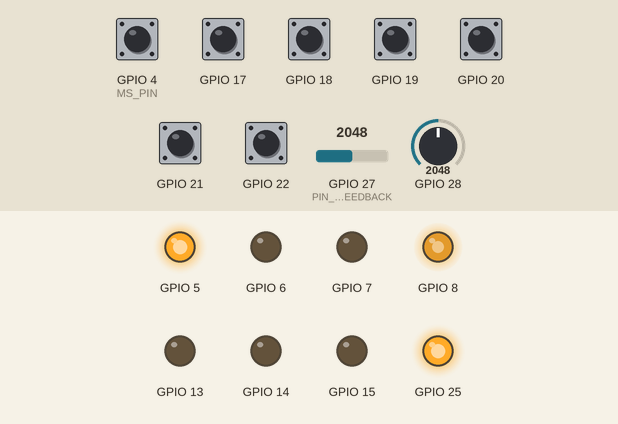
Recording of a sketch running on a simulated ESP32. Parts: output pins drawn as LEDs (lit = HIGH). The inputs (shaded band) are chosen by the test bench; at power-on: GPIO 4 (MS_PIN), GPIO 17–22 HIGH, GPIO 27 (PIN_MOTOR_FEEDBACK) = 2048, GPIO 28 = 2048. Random numbers use the default seed unless the sketch sets one.

Above: at 1.2 s.
1.3 s: GPIO 27 (PIN_MOTOR_FEEDBACK) set to 2108
4.3 s: GPIO 27 (PIN_MOTOR_FEEDBACK) set to 2866
7.3 s: GPIO 18 pulled LOW for 1 s
At 10.0 s:
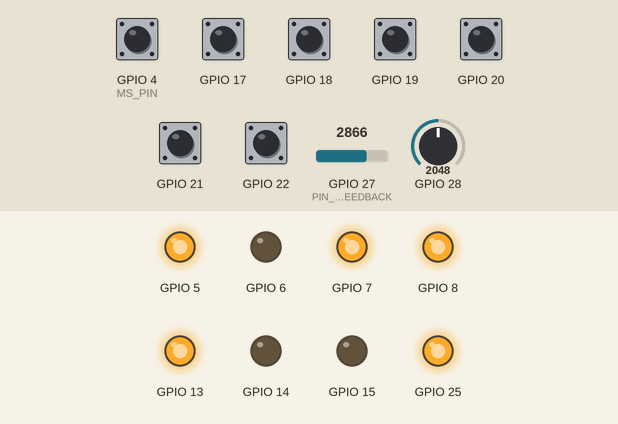
10.3 s: GPIO 28 set to 60
At 12.3 s:
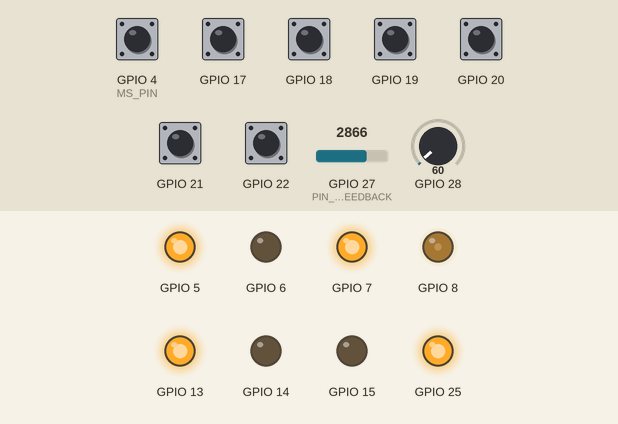
12.6 s: GPIO 20 pulled LOW for 1 s
At 13.58 s:
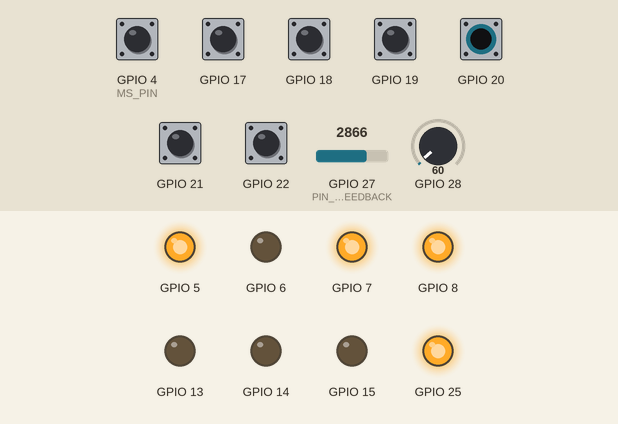
15.6 s: GPIO 18 pulled LOW for 1 s
At 16.4 s:
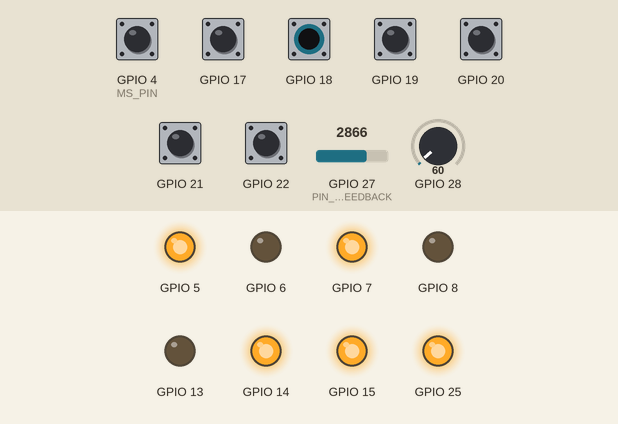
Timing chart, 0 to 18.6 s (numbered marks = the images above; inputs shaded):
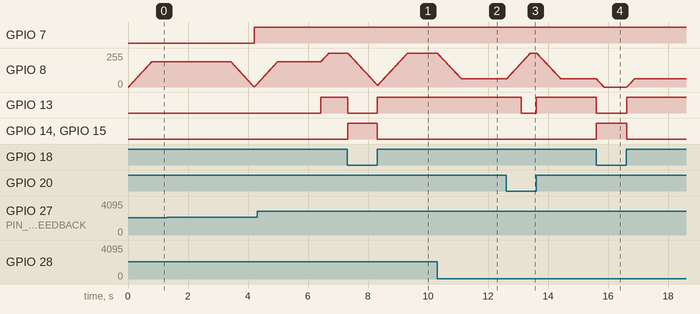

Measured:
- after the input at 7.3 s, GPIO 13: HIGH → LOW at once, → HIGH 0.99 s later; GPIO 14, GPIO 15: LOW → HIGH at once, → LOW 0.99 s later
- after the input at 10.3 s, GPIO 8: moves from 255/255 to 61/255 over 0.80 s, starting at once
- after the input at 12.6 s, GPIO 8: rises from 61/255 to 255/255 in 0.78 s, then falls to 61/255 in 1.0 s; GPIO 13: HIGH → LOW after 0.52 s, → HIGH 0.50 s later
- after the input at 15.6 s, GPIO 13: HIGH → LOW at once, → HIGH 1.0 s later; GPIO 14, GPIO 15: LOW → HIGH at once, → LOW 1.0 s later

The sketch:

treadmill_sideshift.ino
```cpp
/* =============================================================
 * Project:   treadmill_sideshift
 * File:      treadmill_sideshift.ino
 * Author:    Martin Kriz
 * Company:   Ullmanna s.r.o.
 * Created:   2025-08-20
 * -------------------------------------------------------------
 * Description:
 *   This file is an Arduino IDE sketch for Raspberry Pi Pico 2.
 *   It is designed to control the LINAK LA14 linear actuator
 *   and specifically developed for the Sideshift Board v0.0.0.
 *
 * Notes:
 *   - All boards must use the SAME communication protocol.
 *   - For I2C, the master/slave role is selected via hardware jumper.
 *   - The PCB pins labeled "COMMUNICATION TX" and "COMMUNICATION RX"
 *     are shared by both UART and I2C:
 *         TX → SDA
 *         RX → SCL
 *   - WARNING: When switching between UART and I2C, the wiring
 *     must be crossed accordingly.
 * ============================================================= */

#include "include/Motor.h"
#include "include/UserInterface.h"
#include "include/MotorFeedback.h"
#include "include/I2CCommunication.h"
#include "include/UARTCommunication.h"
#include "include/Pid.h"
#include "include/PositionCalculator.h"
#include "include/OtherDevice.h"

// State machine
enum class State {
    CALIB_LEFT,     // left calibration
    CALIB_RIGHT,    // right calibration
    SYN,            // second motor following
    MANUAL,         // manual control
    RANDOM,         // going random
    SEQUENCE        // going left and right
};
State currentState = State::CALIB_LEFT;

// Motor spec
constexpr int  PISTON_LEN = 130; // [mm]

// Calibration parameters and variables
constexpr long unsigned int  DELAY_MS = 10; // [ms] speed of main loop
constexpr uint8_t calib_duty = 75;          // [%] calibration duty cycle
constexpr int stableThreshold = 2/(DELAY_MS/1000.0f);   // number of stable samples to detect min, max position
constexpr int changeTolerance = 2;          // tolerance of stable samples
int lastValue = 0;
int stableCount = 0;

// Communication variables
constexpr int  COMM_MS = 50;    // [ms] communication period
unsigned long lastMillis = 0;
bool comm_status = false;
unsigned long lastToggle = 0;
bool ledState = false;

// Random mode variables
static int targetPos = 0;

// Sequention mode variables
bool goingLeft = true;

// Classes
ICommunication* comm;
Motor motor;
UserInterface ui;
MotorFeedback feedback;
Pid pidPos(8.5, 0.01, 0);
PositionCalculator positionCalculator(0.0, 130.0);
OtherDevice otherDevice;


State nextState(State state)
{
    if(ui.isSyncMode()) return State::SYN;
    else if(ui.getModeType() == ModeType::MANUAL) return State::MANUAL;
    else if(ui.getModeType() == ModeType::RANDOM) return State::RANDOM;
    else return State::SEQUENCE;
}

void setup() {
    Serial.begin(115200);
    pinMode(MS_PIN, INPUT_PULLUP);
    bool isMaster = digitalRead(MS_PIN) == LOW;

    // -------------------------------------------------------------
    // SELECT COMMUNICATION PROTOCOL
    // !!! IMPORTANT: all boards must use the SAME protocol !!!
    //
    // Uncomment exactly one line depending on the protocol you want:
    //
    //   UARTCommunication → communication via UART
    //   I2CCommunication  → communication via I2C
    //                        (master/slave role is selected by HW jumper)
    //
    // -------------------------------------------------------------
    comm = new UARTCommunication();
    //comm = new I2CCommunication(isMaster);

    comm->begin();
    motor.begin();

    // Setup finished
    pinMode(25, OUTPUT);
    digitalWrite(25, HIGH);
}

void loop() {
    delay(DELAY_MS);
    unsigned long currentMillis = millis();
    unsigned long deltaMillis = currentMillis - lastMillis;

    // Periodical class updates
    motor.dutyUpdate();
    //ui.readFilteredPotPercent();

    // Second board communication
    static unsigned long lastTime_comm = 0;
    if (millis() - lastTime_comm > COMM_MS) {
        lastTime_comm = millis();
        if (currentState == State::SYN)
            comm_status = comm->isConnected();
        //Receive
        if (comm->available()) {otherDevice.update(comm->receiveMessage());}
        // Send
        comm->sendMessage(otherDevice.send(positionCalculator.computePosition(feedback.readRaw()), ui.readFilteredPotPercent(), ui.getDirectionNum()));
    }

    // LEDs
    if (currentState != State::MANUAL)
    {
        ui.setLeftLed(false);
        ui.setRightLed(false);
    }
    if (currentState == State::SEQUENCE || currentState == State::RANDOM)
        ui.setSignalLed(true);
    else if (currentState == State::SYN)
    {
        if (comm_status)
            ui.setSignalLed(true);
        else
        {
            if (currentMillis - lastToggle >= 500)
            {
                ledState = !ledState;
                ui.setSignalLed(ledState ? HIGH : LOW);
                lastToggle = currentMillis;
            }
        }
    }
    else
        ui.setSignalLed(false);

    // Inverse mode settings
    if (currentState != State::CALIB_LEFT && currentState != State::CALIB_RIGHT)
    if(ui.isInverse()) {
        positionCalculator.setInverse(true);
        motor.setInverse(true);
    } else {
        positionCalculator.setInverse(false);
        motor.setInverse(false);
    }

    // State machine
    switch (currentState) {
        case State::CALIB_LEFT:{
            motor.left(calib_duty);
            int value = feedback.readRaw();
            if (abs(value - lastValue) < changeTolerance) {
                stableCount++;
            } else {
                stableCount = 0;
            }
            lastValue = value;

            if (stableCount >= stableThreshold) {
                positionCalculator.setAdcMaxLimit(value);
                currentState = State::CALIB_RIGHT;
                stableCount = 0;
            }
            break;
        }

        case State::CALIB_RIGHT:{
            motor.right(calib_duty);
            int value = feedback.readRaw();
            if (abs(value - lastValue) < changeTolerance) {
                stableCount++;
            } else {
                stableCount = 0;
            }
            lastValue = value;

            if (stableCount >= stableThreshold) {
                positionCalculator.setAdcMinLimit(value);
                currentState = nextState(currentState);
                stableCount = 0;
            }
            break;
        }

        case State::SYN:{
            float error = positionCalculator.computePosition(feedback.readRaw()) - otherDevice.getPistonPos();
            if (std::abs(error) < 1)
            {
                motor.stop();
            }
            else
            {
                float duty = pidPos.step(error, deltaMillis/1000.0f);
                duty = std::abs(duty);
                if (duty > 100) duty = 100;
                else if (duty < 20) duty = 20;
                if (error < 0) {
                    motor.left(duty);
                } else {
                    motor.right(duty);
                }
            }
            currentState = nextState(currentState);
            break;
        }

        case State::MANUAL:{
            float duty = ui.readFilteredPotPercent();
            if (ui.getDirection() == Direction::LEFT) {
                if (positionCalculator.computePosition(feedback.readRaw()) > PISTON_LEN - 10)
                    duty = 20;
                motor.left(duty);
                ui.setLeftLed(true);
                ui.setRightLed(false);
            } else if (ui.getDirection() == Direction::RIGHT) {
                if (positionCalculator.computePosition(feedback.readRaw()) < 10)
                    duty = 20;
                motor.right(duty);
                ui.setRightLed(true);
                ui.setLeftLed(false);
            } else {
                motor.stop();
                ui.setLeftLed(true);
                ui.setRightLed(true);
            }
            currentState = nextState(currentState);
            break;
        }

        case State::RANDOM:{
            int currentPos = positionCalculator.computePosition(feedback.readRaw());

            if (targetPos == currentPos)
            {
                targetPos = random(5, 125);
            }

            float error =  currentPos - targetPos;
            float duty = pidPos.step(error, deltaMillis/1000.0f);
            duty = std::abs(duty);
            if (duty > ui.readFilteredPotPercent()) duty = ui.readFilteredPotPercent();
            else if (duty < 20) duty = 20;

            if (error < 0) {
                motor.left(duty);
            } else {
                motor.right(duty);
            }
            currentState = nextState(currentState);
            break;
        }

        case State::SEQUENCE:
          float duty = ui.readFilteredPotPercent();

          if (goingLeft) {
              if (positionCalculator.computePosition(feedback.readRaw()) > PISTON_LEN - 10)
                  duty = 20;
              motor.left(duty);
              if (positionCalculator.maxLimitReached(feedback.readRaw())) {
                  goingLeft = false;
              }
          } else {
              if (positionCalculator.computePosition(feedback.readRaw()) < 10)
                  duty = 20;
              motor.right(duty);
              if (positionCalculator.minLimitReached(feedback.readRaw())) {
                  goingLeft = true;
              }
          }
          currentState = nextState(currentState);
          break;
      }


  lastMillis = currentMillis;
}
```

I2CCommunication.h
```cpp
/* =============================================================
 * Project:   treadmill_sideshift
 * File:      I2CCommunication.h
 * Author:    Martin Kriz
 * Client:    Ullmanna s.r.o.
 * Created:   2025-08-20
 * -------------------------------------------------------------
 * Description:
 *   This header defines the I2CCommunication class, which implements
 *   the ICommunication interface. All communication rules are defined
 *   by ICommunication. This class provides master/slave communication
 *   over I2C on Raspberry Pi Pico 2 and is designed for the Sideshift Board v0.0.0.
 *
 * Notes:
 * ============================================================= */

#pragma once
#include "ICommunication.h"
#include <Wire.h>

constexpr uint8_t DEFAULT_I2C_ADDR = 0x10;
constexpr uint8_t SDA_PIN = 0;
constexpr uint8_t SCL_PIN = 1;
#define MAX_MSG_LEN 32

class I2CCommunication : public ICommunication {
private:
    static String _received;
    static String _toSend;
    uint8_t _address;
    bool _isMaster;
    unsigned long lastMsg_;

    static void onReceive(int numBytes) {
        _received = "";
        while (Wire.available()) {
            _received += static_cast<char>(Wire.read());
        }
    }

    static void onRequest() {
        Wire.write(_toSend.c_str(), _toSend.length());
    }

public:
    I2CCommunication(bool isMaster, uint8_t address = DEFAULT_I2C_ADDR)
        : _isMaster(isMaster), _address(address) {}

    void begin(unsigned long = 0) override {
        Wire.setSDA(SDA_PIN);
        Wire.setSCL(SCL_PIN);

        if (_isMaster) {
            Wire.begin();
        } else {
            Wire.begin(_address);
            Wire.onReceive(onReceive);
            Wire.onRequest(onRequest);
        }
    }

    void sendMessage(const String& msg) override {
        if (_isMaster) {
            Wire.beginTransmission(_address);
            Wire.write(msg.c_str());
            Wire.endTransmission();
        } else {
            _toSend = msg;
        }
    }

    String receiveMessage() override {
        if (_isMaster) {
            Wire.requestFrom(_address, MAX_MSG_LEN);
            String msg = "";
            while (Wire.available()) {
                msg += static_cast<char>(Wire.read());
            }
            return msg;
        } else {
            return _received;
        }
    }

    bool available() override {
        if (_isMaster) {
            return true;
        } else {
            return !_received.isEmpty();
        }
    }

    bool isConnected(unsigned long timeout = 200) override {
        if (!_isMaster) {
            if (!_received.isEmpty()) {
                lastMsg_ = millis();
            }
            return (millis() - lastMsg_ < timeout);
        } else {
            Wire.requestFrom(_address, (uint8_t)1);
            if (Wire.available() > 0) {
                lastMsg_ = millis();
                return true;
            }
            return (millis() - lastMsg_ < timeout);
        }
    }

};

String I2CCommunication::_received = "";
String I2CCommunication::_toSend = "";
```

ICommunication.h
```cpp
/* =============================================================
 * Project:   treadmill_sideshift
 * File:      ICommunication.h
 * Author:    Martin Kriz
 * Company:   Ullmanna s.r.o.
 * Created:   2025-08-20
 * -------------------------------------------------------------
 * Description:
 *   This header defines the ICommunication interface, which sets
 *   the standard rules for communication classes in the treadmill_sideshift
 *   project. All concrete communication implementations (UART, I2C)
 *   must follow this interface.
 *
 * Notes:
 *   - All communication classes must implement these methods consistently.
 * ============================================================= */

#pragma once
#include <Arduino.h>

constexpr int MS_PIN = 4;

class ICommunication {
public:
    virtual ~ICommunication() = default;

    virtual void begin(unsigned long baudrate = 115200) = 0;
    virtual void sendMessage(const String& msg) = 0;
    virtual String receiveMessage() = 0;
    virtual bool available() = 0;
    virtual bool isConnected(unsigned long timeout = 200) = 0;

};
```

Motor.h
```cpp
/* =============================================================
 * Project:   treadmill_sideshift
 * File:      Motor.h
 * Author:    Martin Kriz
 * Company:   Ullmanna s.r.o.
 * Created:   2025-08-20
 * -------------------------------------------------------------
 * Description:
 *   This header defines the Motor class, which provides an interface
 *   to control a motor using the DRV8873H driver.
 *   Designed for Raspberry Pi Pico 2 and the Sideshift Board v0.0.0.
 *
 * Notes:
 * ============================================================= */

#pragma once
#include <Arduino.h>

constexpr int NSLEEP  = 5;
constexpr int DISABLE = 6;
constexpr int PH     = 7;
constexpr int EN     = 8;
constexpr int NFAULT  = 9;

class Motor {
private:
    int _nSleep, _disable, _ph, _en, _nFault;
    int16_t _currentDuty = 0;
    int16_t _targetDuty = 0;
    uint32_t _lastUpdate = 0;
    uint16_t _rampDelay = 10;

    bool _isInverse = false;

    void setPwmFreq(uint32_t freq = 25000) {
        analogWriteFreq(freq);
    }

    void dutyUpdate_worker() {
        if (_currentDuty == _targetDuty) return;
        if (millis() - _lastUpdate >= _rampDelay) {
            if (_currentDuty < _targetDuty) {
                _currentDuty++;
            } else {
                _currentDuty--;
            }
            if (_currentDuty < 0) {
                digitalWrite(_ph, LOW);
            } else if (_currentDuty > 0) {
                digitalWrite(_ph, HIGH);
            }
            analogWrite(_en, map(abs(_currentDuty), 0, 100, 0, 255));
            _lastUpdate = millis();
        }
    }
public:
    Motor()
        : _nSleep(NSLEEP), _disable(DISABLE), _ph(PH), _en(EN), _nFault(NFAULT), _isInverse(false) {}

    Motor(int nSleep, int disable, int ph, int en, int nFault)
        : _nSleep(nSleep), _disable(disable), _ph(ph), _en(en), _nFault(nFault), _isInverse(false) {}

    void begin() {
        pinMode(_nSleep, OUTPUT);
        pinMode(_disable, OUTPUT);
        pinMode(_ph, OUTPUT);
        pinMode(_en, OUTPUT);
        setPwmFreq();
        pinMode(_nFault, INPUT);
        wake();
        enable();
        stop();
    }

    void dutyUpdate() {
        dutyUpdate_worker();
    }

    void wake() {
        digitalWrite(_nSleep, HIGH);
    }

    void sleep() {
        digitalWrite(_nSleep, LOW);
    }

    void enable() {
        digitalWrite(_disable, LOW);
    }

    void disable() {
        digitalWrite(_disable, HIGH);
    }

    void left(int16_t duty) {
        if (duty > 100) {duty = 100;}
        if (_isInverse) {
            _targetDuty = duty;
        } else {
            _targetDuty = -duty;
        }
    }

    void right(int16_t duty) {
        if (duty > 100) {duty = 100;}
        if (_isInverse) {
            _targetDuty = -duty;
        }
        else {
            _targetDuty = duty;
        }
    }

    void stop() {
        _targetDuty = 0;
    }

    void resetFault() {
        digitalWrite(_nSleep, LOW);
        delayMicroseconds(12);
        digitalWrite(_nSleep, HIGH);

    }
    bool isFault() {
        return digitalRead(_nFault) == LOW;
    }

    void setInverse(bool inverse) {
        _isInverse = inverse;
    }

};
```

MotorFeedback.h
```cpp
/* =============================================================
 * Project:   treadmill_sideshift
 * File:      MotorFeedback.h
 * Author:    Martin Kriz
 * Company:   Ullmanna s.r.o.
 * Created:   2025-08-20
 * -------------------------------------------------------------
 * Description:
 *   This header defines the MotorFeedback class, which reads
 *   analog feedback from a motor (voltage 0-10V)
 *   and provides a smoothed output using a moving average.
 *   Designed for Raspberry Pi Pico 2 and the Sideshift Board v0.0.0.
 *
 * Notes:
 * ============================================================= */

#ifndef MOTOR_FEEDBACK_H
#define MOTOR_FEEDBACK_H
#include <Arduino.h>

constexpr int PIN_MOTOR_FEEDBACK = 27;
constexpr int SAMPLE_SIZE = 5;

class MotorFeedback {
private:
  int readings[SAMPLE_SIZE];
  int readIndex = 0;
  int total = 0;

public:
  MotorFeedback() {
    for (int i = 0; i < SAMPLE_SIZE; i++) {
      readings[i] = 0;
    }
  }

  void begin() {
    pinMode(PIN_MOTOR_FEEDBACK, INPUT);
  }

  int readRaw() {
    int currentReading = analogRead(PIN_MOTOR_FEEDBACK);
    total -= readings[readIndex];
    readings[readIndex] = currentReading;
    total += currentReading;
    readIndex = (readIndex + 1) % SAMPLE_SIZE;

    return total / SAMPLE_SIZE;
  }

  float readPercent(float vref = 3.3) {
    int value = readRaw();
    return (value / 4095.0) * 100;
  }
};

#endif
```

Source omitted: OtherDevice.h (2268 bytes), Pid.h (1683 bytes), PositionCalculator.h (2866 bytes), UARTCommunication.h (1421 bytes), UserInterface.h (3186 bytes)
